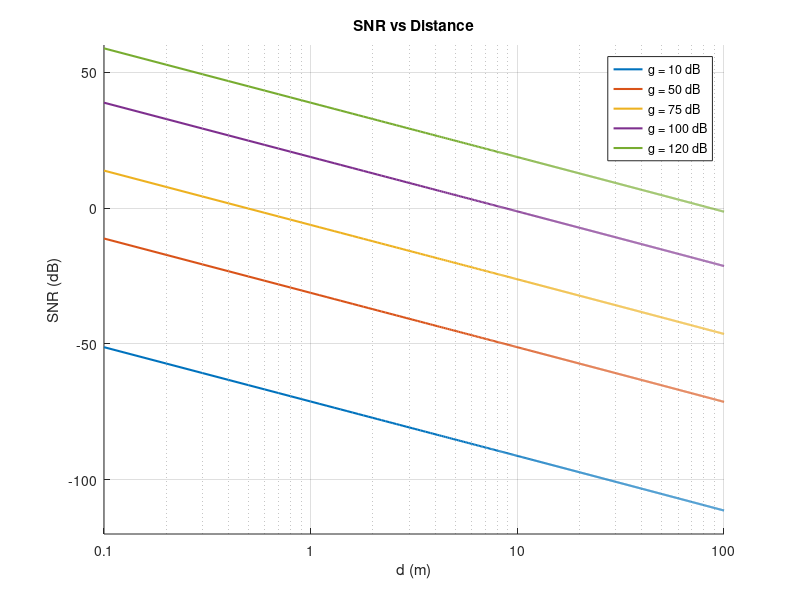

MATLAB code for this plot:
% System Parameters
c = 3*10^8; % Speed of Light (m/s)
Gt = 1; % Transmit Antenna Gain (linear)
Gr = 1; % Receive Antenna Gain (linear)
d = linspace(0.1, 100, 1001); % Distance in meters
power_coeff = [10, 50, 75, 100, 120]; % dB
power_coeff_lin = 10.^(power_coeff/10); %linear

% Propagation Parameters
% g parameters
c1 = 10.835; % cm^-1
c2 = 12.664; % cm^-1
p1 = 5.54 * 10^-37; % Hz^-3
p2 = -3.94 * 10^-25; %Hz^-2
p3 = 9.06 * 10^-14; % Hz^-1
p4 = -6.36 * 10^-3; 

% A,B,C,D Parameters
g1 = 0.2205;
g2 = 0.1303;
g3 = 0.0294;
g4 = 0.4093;
g5 = 0.0925;
g6 = 2.014;
g7 = 0.1702;
g8 = 0.0303;
g9 = 0.537;
g10 = 0.0956;

% v parameters
phi = 0.23; 
p = 101325; %Pa

% p_w parameters
q1 = 6.1121;
q2 = 1.0007;
q3 = 3.46 * 10^-6;
q4 = 17.502;
q5 = 240.97;
T = 296;

% Molecular Absorbtion Parameters
p_w = q1 * (q2 + q3 * p) *  exp(q4*T/(q5 + T)); % Buck eq. 1
v = (phi / 100) * p_w/p;
A = g1 * v * (g2*v + g3);
B = (g4*v + g5)^2;
C = g6*v * (g7*v + g8);
D = (g9*v + g10)^2;


BW = 125e6; % filter bandwidth
integral_result = zeros(1,length(d));
for di = 1:length(d)
    I_fb = @(f) exp(-d(di) .* (((A ./ (B + (f./(100 * c) - c1).^2)) + (C ./ (D + (f./(100 * c) - c2).^2)) + p1.*(f.^3) + p2.*(f.^2) + p3.*f + p4)))./ f.^2;
    integral_result(di) = integral(I_fb, 275e9 - BW/2, 275e9 + BW/2);
end

figure;
hold on;

colors = lines(length(power_coeff)); 
legendStrings = cell(1, length(power_coeff));

for pci = 1:length(power_coeff)
    snr = (c^2 ./ (4*pi*d).^2) .* (power_coeff_lin(pci) / BW) .* integral_result;
    snr_db = 10*log10(snr);
    semilogx(d, snr_db, 'LineWidth', 1.5, 'Color', colors(pci,:));
    
    legendStrings{pci} = sprintf('g = %d dB', power_coeff(pci));
end

set(gca, 'XScale', 'log')
set(gca, 'XTick', [0.1 1 10 100])                   
set(gca, 'XTickLabel', {'0.1', '1', '10', '100'})   
ylim([-120, 60])
xlim([0.1, 100])
title('SNR vs Distance')
xlabel('d (m)');
ylabel('SNR (dB)');
legend(legendStrings, 'Location', 'northeast');
grid on;